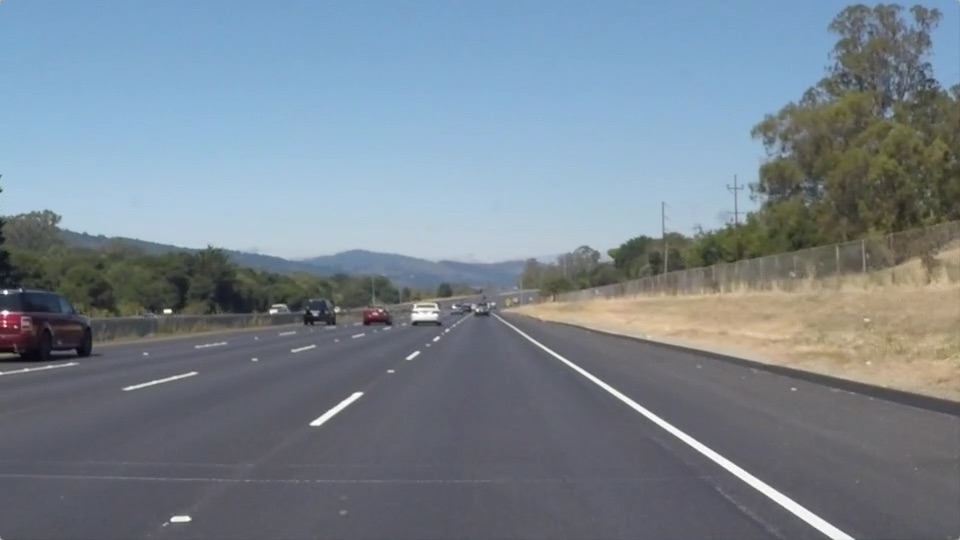
#> input picture test_images/solidWhiteRight.jpg, 960 x 540 px
$ jupyter execute --allow-errors P1.ipynb   (shell and % lines are left out)
#> lines starting #> are read from the running program, lines starting #| are printed output that depends on the picture; after the words box and inside, x2 and y2 are one past the last pixel; in counts of white or black regions, pixels touching at a corner belong together
# Self-Driving Car Engineer Nanodegree

## Project: **Finding Lane Lines on the Road**
***
In this project, you will use the tools you learned about in the lesson to identify lane lines on the road.  You can develop your pipeline on a series of individual images, and later apply the result to a video stream (really just a series of images). Check out the video clip "raw-lines-example.mp4" (also contained in this repository) to see what the output should look like after using the helper functions below.

Once you have a result that looks roughly like "raw-lines-example.mp4", you'll need to get creative and try to average and/or extrapolate the line segments you've detected to map out the full extent of the lane lines.  You can see an example of the result you're going for in the video "P1_example.mp4".  Ultimately, you would like to draw just one line for the left side of the lane, and one for the right.

In addition to implementing code, there is a brief writeup to complete. The writeup should be completed in a separate file, which can be either a markdown file or a pdf document. There is a [write up template](https://github.com/udacity/CarND-LaneLines-P1/blob/master/writeup_template.md) that can be used to guide the writing process. Completing both the code in the Ipython notebook and the writeup template will cover all of the [rubric points](https://review.udacity.com/#!/rubrics/322/view) for this project.

---
Let's have a look at our first image called 'test_images/solidWhiteRight.jpg'.  Run the 2 cells below (hit Shift-Enter or the "play" button above) to display the image.

**Note: If, at any point, you encounter frozen display windows or other confounding issues, you can always start again with a clean slate by going to the "Kernel" menu above and selecting "Restart & Clear Output".**

---

**The tools you have are color selection, region of interest selection, grayscaling, Gaussian smoothing, Canny Edge Detection and Hough Tranform line detection.  You  are also free to explore and try other techniques that were not presented in the lesson.  Your goal is piece together a pipeline to detect the line segments in the image, then average/extrapolate them and draw them onto the image for display (as below).  Once you have a working pipeline, try it out on the video stream below.**

---

<figure>

 <figcaption>
 <p></p>
 <p style="text-align: center;"> Your output should look something like this (above) after detecting line segments using the helper functions below </p>
 </figcaption>
</figure>
 <p></p>
<figure>

 <figcaption>
 <p></p>
 <p style="text-align: center;"> Your goal is to connect/average/extrapolate line segments to get output like this</p>
 </figcaption>
</figure>

**Run the cell below to import some packages.  If you get an `import error` for a package you've already installed, try changing your kernel (select the Kernel menu above --> Change Kernel).  Still have problems?  Try relaunching Jupyter Notebook from the terminal prompt.  Also, consult the forums for more troubleshooting tips.**

## Import Packages

[cell 1]
#importing some useful packages
import matplotlib.pyplot as plt
import matplotlib.image as mpimg
import numpy as np
import cv2

## Read in an Image

[cell 2]
#reading in an image
#os.chdir("../")
image = mpimg.imread('test_images/solidWhiteRight.jpg')
#> image is the input picture: shape (540, 960, 3); mean R, G, B 120.3, 132.6, 143.7
height = 0.4

#printing out some stats and plotting
print('This image is:', type(image), 'with dimensions:', image.shape)
#| This image is: <class 'numpy.ndarray'> with dimensions: (540, 960, 3)
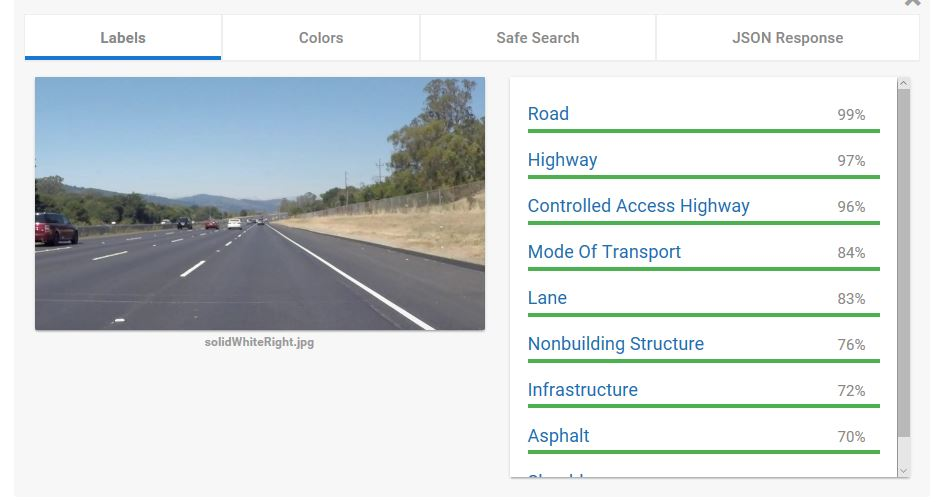
#> input picture test_images/Extra using Google image detection.JPG, 941 x 502 px
#> further down, image is the input picture: shape (502, 941, 3); mean R, G, B 214.3, 220.1, 220.8
plt.imshow(image)  # if you wanted to show a single color channel image called 'gray', for example, call as plt.imshow(gray, cmap='gray')

## Ideas for Lane Detection Pipeline

**Some OpenCV functions (beyond those introduced in the lesson) that might be useful for this project are:**

`cv2.inRange()` for color selection
`cv2.fillPoly()` for regions selection
`cv2.line()` to draw lines on an image given endpoints
`cv2.addWeighted()` to coadd / overlay two images
`cv2.cvtColor()` to grayscale or change color
`cv2.imwrite()` to output images to file
`cv2.bitwise_and()` to apply a mask to an image

**Check out the OpenCV documentation to learn about these and discover even more awesome functionality!**

## Helper Functions

Below are some helper functions to help get you started. They should look familiar from the lesson!

[cell 3]
import math

def grayscale(img):
    """Applies the Grayscale transform
    This will return an image with only one color channel
    but NOTE: to see the returned image as grayscale
    (assuming your grayscaled image is called 'gray')
    you should call plt.imshow(gray, cmap='gray')"""
    return cv2.cvtColor(img, cv2.COLOR_RGB2GRAY)
    # Or use BGR2GRAY if you read an image with cv2.imread()
    # return cv2.cvtColor(img, cv2.COLOR_BGR2GRAY)

def canny(img, low_threshold, high_threshold):
    """Applies the Canny transform"""
    return cv2.Canny(img, low_threshold, high_threshold)

def gaussian_blur(img, kernel_size):
    """Applies a Gaussian Noise kernel"""
    return cv2.GaussianBlur(img, (kernel_size, kernel_size), 0)

def region_of_interest(img, vertices):
    """
    Applies an image mask.

    Only keeps the region of the image defined by the polygon
    formed from `vertices`. The rest of the image is set to black.
    `vertices` should be a numpy array of integer points.
    """
    #defining a blank mask to start with
    mask = np.zeros_like(img)

    #defining a 3 channel or 1 channel color to fill the mask with depending on the input image
    if len(img.shape) > 2:
        channel_count = img.shape[2]  # i.e. 3 or 4 depending on your image
        ignore_mask_color = (255,) * channel_count
    else:
        ignore_mask_color = 255

    #filling pixels inside the polygon defined by "vertices" with the fill color
    cv2.fillPoly(mask, vertices, ignore_mask_color)

    #returning the image only where mask pixels are nonzero
    masked_image = cv2.bitwise_and(img, mask)
    return masked_image

def calculate_valid_lines_and_slope(lines,threshold):
    #Calculate the slope of each line in lines and compare to the slope threshold
    #return a list containing the slope of each line with a slope above the threshold
    valid_lines =[]
    slopes =[]
    for line in lines:
        x1, y1, x2, y2 = line[0]  # line = [[x1, y1, x2, y2]]

        # Calculate slope
        if (x2 - x1 == 0):  # corner case, avoiding division by 0
            slope = 999  # practically infinite slope
        else:
            slope = (y2 - y1) / (x2 - x1)


        if abs(slope) > threshold:
            slopes.append(slope)
            valid_lines.append(line)

    return slopes, valid_lines

def poly_fit(lines,valid_draw):
    x = []
    y = []

    for line in lines:
        x1, y1, x2, y2 = line[0]

        x.append(x1)
        x.append(x2)

        y.append(y1)
        y.append(y2)

    if len(x) > 0:
        m,b = np.polyfit(x, y, 1)  # y = m*x + b
    else:
        m,b = 1, 1
        valid_draw = False

    return m,b

def line_endpoints(y1,y2,m,b):

    # Find 2 end points for right and left lines, used for drawing the line
    # y = m*x + b --> x = (y - b)/m

    x1 = (y1 - b)/m
    x2 = (y2 - b)/m

    y1 = int(y1)
    y2 = int(y2)
    x1 = int(x1)
    x2 = int(x2)

    return x1,y1,x2,y2

def draw_lines(img, lines, color=[255, 0, 0], thickness=10):

    draw_right = True
    draw_left = True

    slope_threshold = 0.5
    slopes = []

    slopes,lines = calculate_valid_lines_and_slope(lines,slope_threshold)

    # Split lines into right_lines and left_lines, representing the right and left lane lines
    # Right/left lane lines must have positive/negative slope, and be on the right/left half of the image
    right_lines = []
    left_lines = []
    for i, line in enumerate(lines):
        x1, y1, x2, y2 = line[0]
        img_x_center = img.shape[1] / 2  # x coordinate of center of image
        if slopes[i] > 0 and x1 > img_x_center and x2 > img_x_center:
            right_lines.append(line)
        elif slopes[i] < 0 and x1 < img_x_center and x2 < img_x_center:
            left_lines.append(line)

    # find equation of line using poly fit

    right_m, right_b = poly_fit(right_lines,draw_right)
    left_m, left_b = poly_fit(left_lines,draw_left)


    y1 = img.shape[0]
    y2 = img.shape[0] * (1 - height)

    right_x1,right_y1,right_x2,right_y2 = line_endpoints(y1,y2, right_m, right_b)
    left_x1,left_y1,left_x2,left_y2 = line_endpoints(y1,y2, left_m, left_b)


    # Draw the right and left lines on image
    if draw_right:
        cv2.line(img, (right_x1,right_y1), (right_x2,right_y2), color, thickness)
    if draw_left:
        cv2.line(img, (left_x1,left_y1), (left_x2,left_y2), color, thickness)

def hough_lines(img, rho, theta, threshold, min_line_len, max_line_gap):
    """
    `img` should be the output of a Canny transform.

    Returns an image with hough lines drawn.
    """
    lines = cv2.HoughLinesP(img, rho, theta, threshold, np.array([]), minLineLength=min_line_len, maxLineGap=max_line_gap)
    line_img = np.zeros((img.shape[0], img.shape[1], 3), dtype=np.uint8)
    draw_lines(line_img, lines)
    return line_img

def weighted_img(img, initial_img, α=0.8, β=1., γ=0.):
    """
    `img` is the output of the hough_lines(), An image with lines drawn on it.
    Should be a blank image (all black) with lines drawn on it.

    `initial_img` should be the image before any processing.

    The result image is computed as follows:

    initial_img * α + img * β + γ
    NOTE: initial_img and img must be the same shape!
    """
    return cv2.addWeighted(initial_img, α, img, β, γ)

## Test Images

Build your pipeline to work on the images in the directory "test_images"
**You should make sure your pipeline works well on these images before you try the videos.**

[cell 4]
import os
path = "test_images/"
files = os.listdir(path)
print(files)

## Build a Lane Finding Pipeline

Build the pipeline and run your solution on all test_images. Make copies into the `test_images_output` directory, and you can use the images in your writeup report.

Try tuning the various parameters, especially the low and high Canny thresholds as well as the Hough lines parameters.

[cell 5]
# TODO: Build your pipeline that will draw lane lines on the test_images
# then save them to the test_images_output directory.
final_image_name =[]
final_image = []
i =0
#> (the rest of this cell did not finish here and is left out)

#> in grayscale, `return cv2.cvtColor(img, cv2.COLOR_RGB2GRAY)`:
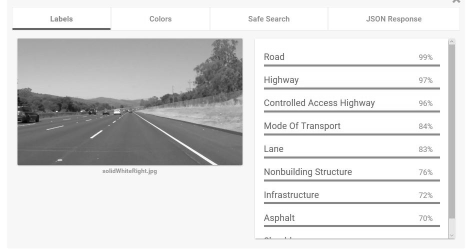
#> returned value: shape (502, 941) (shown at 1/2 size); min 1, max 255, mean 218.4

    kernel_size = 5
    Gray_canny = gaussian_blur(gray, kernel_size)

    low_threshold = 50
    high_threshold = 150
    edges = canny(Gray_canny, low_threshold, high_threshold) #Use canny edge detection to find the edges of the lanes
#> in canny, `return cv2.Canny(img, low_threshold, high_threshold)`:
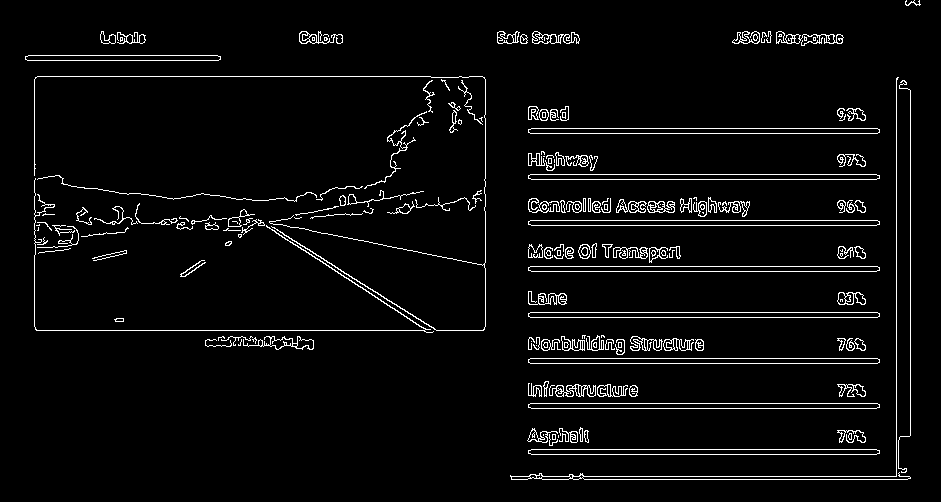
#> returned value: shape (502, 941); 4.2% white in thin lines or dots

    height = 0.4

    imshape = image.shape
    vertices = np.array([[(0,imshape[0]),(500,310), (500, 325), (imshape[1],imshape[0])]], dtype=np.int32)
    masked_edges = region_of_interest(edges, vertices)
#> in region_of_interest, `cv2.fillPoly(mask, vertices, ignore_mask_color)`:
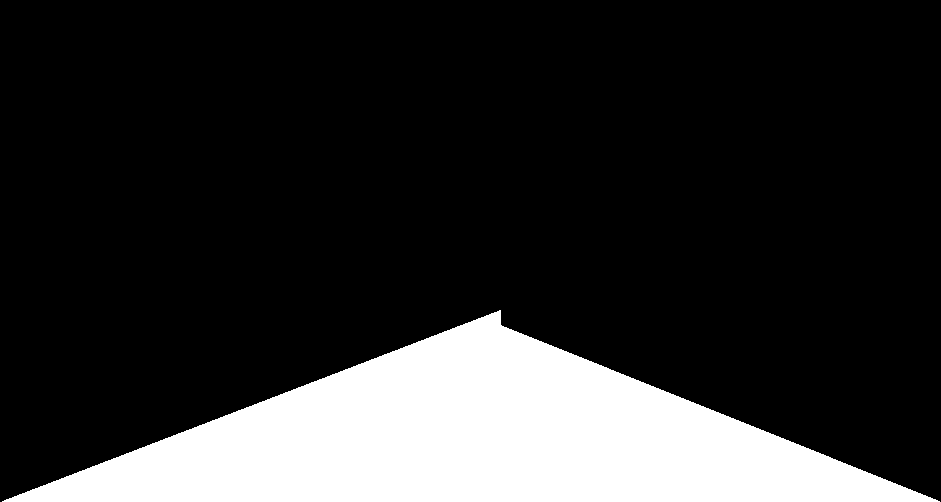
#> mask: shape (502, 941); 18.4% white; 1 white region, box (x1, y1, x2, y2) and area: (2, 310, 940, 502) 87136
#> in region_of_interest, `masked_image = cv2.bitwise_and(img, mask)`:
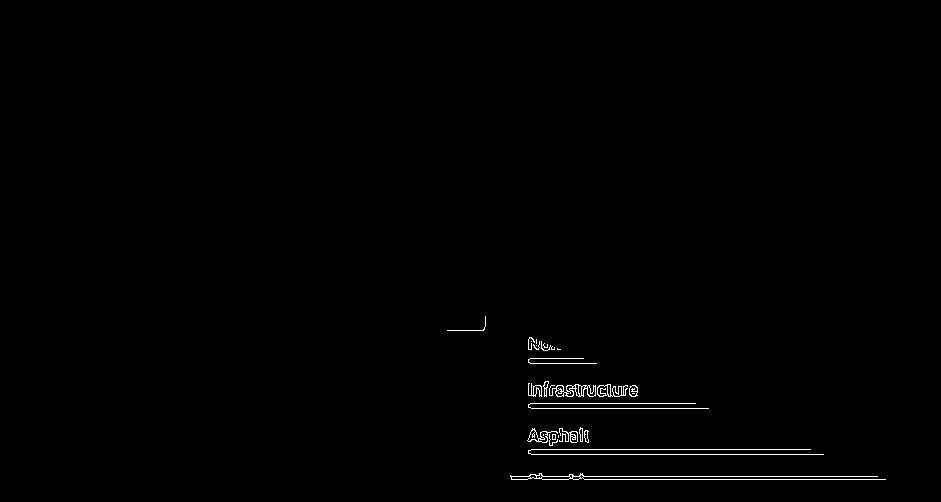
#> masked_image: shape (502, 941); 0.61% white in thin lines or dots, all inside (x1, y1, x2, y2) = (447, 316, 886, 480)

    rho = 2 # distance resolution in pixels of the Hough grid
    theta = np.pi/180 # angular resolution in radians of the Hough grid
    threshold = 1     # minimum number of votes (intersections in Hough grid cell)
    min_line_length = 10 #minimum number of pixels making up a line
    max_line_gap = 10    # maximum gap in pixels between connectable line segments

    Hough_Lines = hough_lines(masked_edges, rho, theta, threshold, min_line_length, max_line_gap)
#> in hough_lines, `lines = cv2.HoughLinesP(img, rho, theta, threshold, np.array([]), minL..`: lines = 173 rows, first 6: [544, 363, 544, 343], [541, 454, 554, 449], [559, 431, 581, 454], [618, 408, 623, 386], [561, 454, 587, 430], [708, 479, 718, 476]
#> the loop in calculate_valid_lines_and_slope, `for line in lines:` made 173 passes
#> (x1, y1, x2, y2, slope) on passes 1 to 8: (544, 363, 544, 343, 999), (541, 454, 554, 449, -0.385), (559, 431, 581, 454, 1.05), (618, 408, 623, 386, -4.4), (561, 454, 587, 430, -0.923), (708, 479, 718, 476, -0.3), (637, 479, 657, 476, -0.15), (557, 395, 610, 384, -0.208)
#> after the loop in calculate_valid_lines_and_slope, `for line in lines:`: slopes = 88 values, max 999 at index 0, min -16 at index 24, mean 77.88; valid_lines = 88 items, first 6: [[544, 363, 544, 343]], [[559, 431, 581, 454]], [[618, 408, 623, 386]], [[561, 454, 587, 430]], [[629, 408, 637, 387]], [[542, 363, 545, 347]]
#> in draw_lines, `slopes,lines = calculate_valid_lines_and_slope(lines,slope_threshold)`: lines has the same summary as valid_lines in calculate_valid_lines_and_slope
#> the loop in draw_lines, `for i, line in enumerate(lines):` made 88 passes
#> the loop in poly_fit, `for line in lines:` made 41 passes
#> line on passes 1 to 8: [[544, 363, 544, 343]], [[559, 431, 581, 454]], [[568, 433, 577, 454]], [[614, 386, 625, 394]], [[625, 385, 651, 408]], [[595, 408, 595, 385]], [[567, 385, 598, 408]], [[584, 385, 592, 408]]
#> in draw_lines, `cv2.line(img, (right_x1,right_y1), (right_x2,right_y2), color, thickne..`:
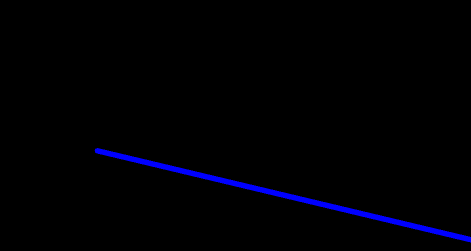
#> img: shape (502, 941, 3) (shown at 1/2 size); mean of channels 0, 1, 2 4.5, 0, 0; drawn as B, G, R
#> in draw_lines, `cv2.line(img, (left_x1,left_y1), (left_x2,left_y2), color, thickness)`:
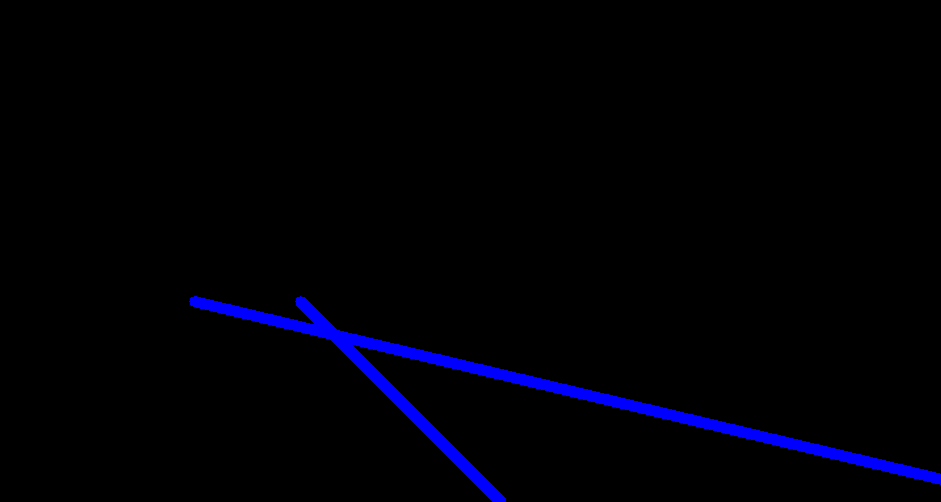
#> img: shape (502, 941, 3); 0.68% of pixels changed, all inside (x1, y1, x2, y2) = (295, 296, 506, 502); drawn as B, G, R

    lines_edges = weighted_img(Hough_Lines, image)
#> in weighted_img, `return cv2.addWeighted(initial_img, α, img, β, γ)`:
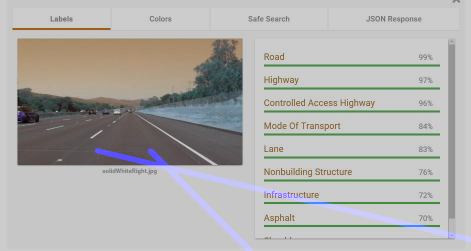
#> returned value: shape (502, 941, 3) (shown at 1/2 size); mean of channels 0, 1, 2 173.6, 176.1, 176.7; drawn as B, G, R
#> pass 2 of the loop `for f in files:`:
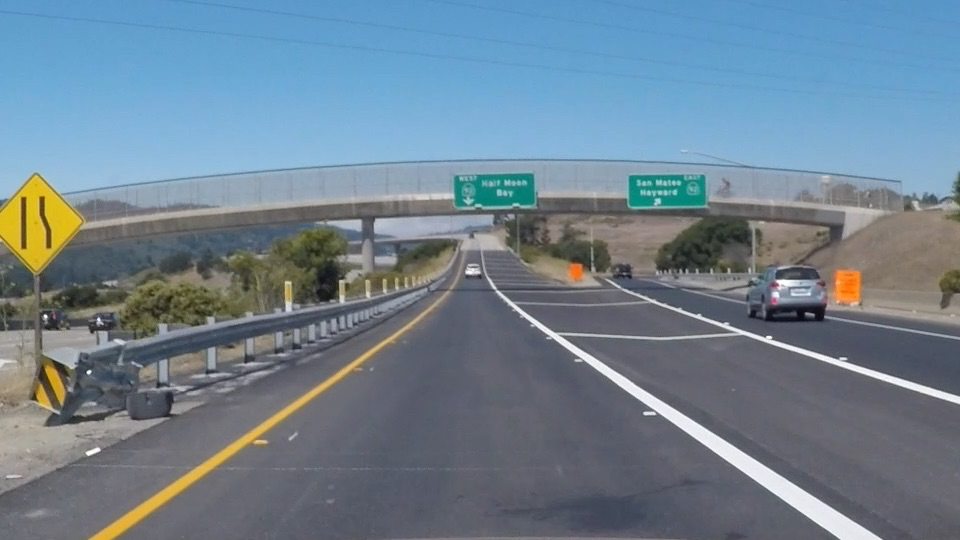
#> input picture test_images/exit-ramp.png, 960 x 540 px
#> image is the input picture: shape (540, 960, 3) float32; mean R, G, B 0.437, 0.511, 0.567
#> in grayscale (call 2), `return cv2.cvtColor(img, cv2.COLOR_RGB2GRAY)`:
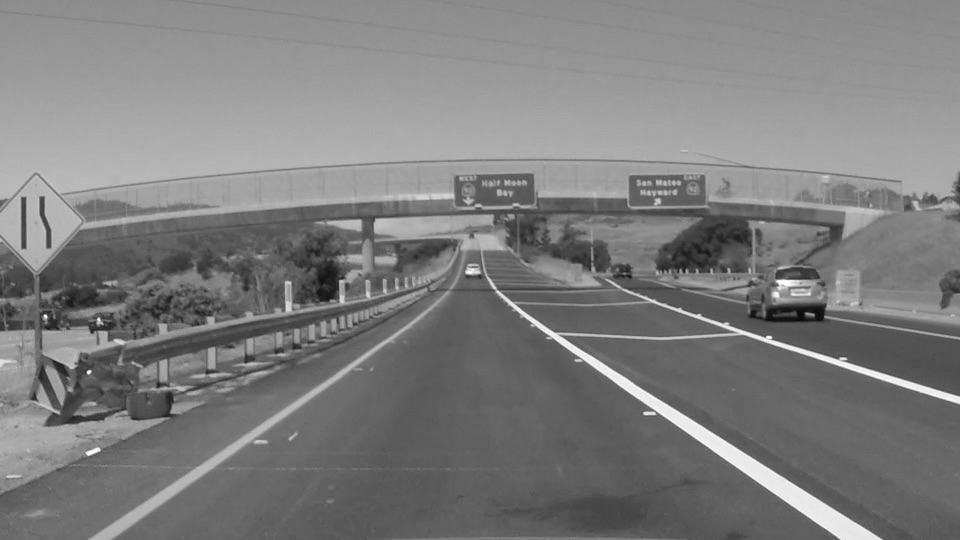
#> returned value: shape (540, 960) float32; min 0.0271, max 1, mean 0.495
    plt.imshow(lines_edges)

    final_image_name.append(f)
    final_image.append(lines_edges)

    # os.chdir("../")
    # i=i+1

save_directory = "test_images_output/"
try:
    os.mkdir(save_directory)
except OSError as error:
    print(error)

os.chdir(save_directory)

for i in range(len(final_image_name)):
    cv2.imwrite(final_image_name[i], final_image[i])
